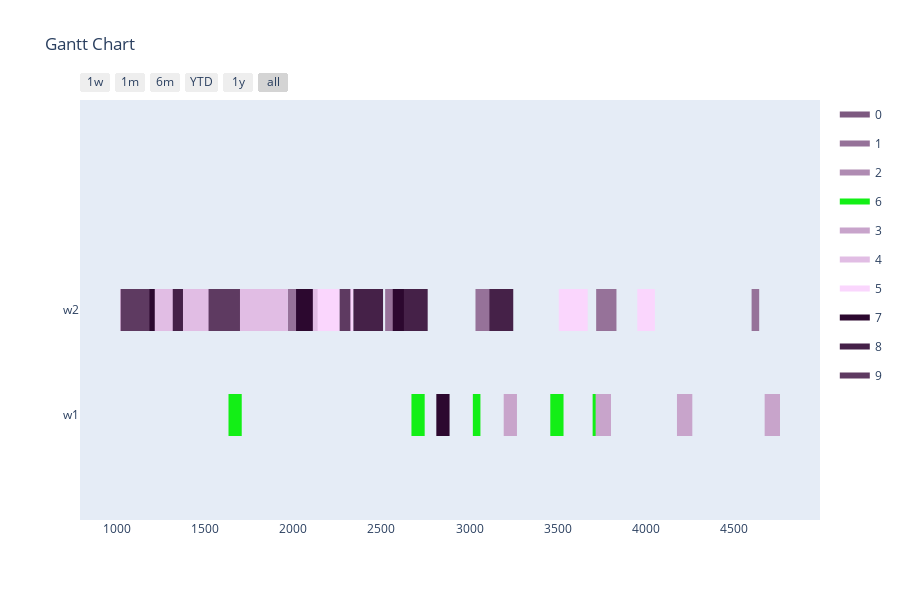

Notebook code cell kept with this figure:
### Markdown cell above
Config 1 - Test with One Point Crossover

### Code cell
optimizer = BaseGA(env)
optimizer.set_minimize()
# optional (in this case, all options given are the default option, if the configuration step is skipped)
optimizer.configure('tardiness', 'onepointcrossover', 'roulettewheel', 'randomize')
# choose an input generator (optional) -> decides how the data gets converted into the optimizer format
# optimizer.set_input_generator('SameLengthAlternativesGenerator')
# all parameters after offspring_amount are optional (in this case -> verbose=True)
result, best_fitness_history, average_fitness_history, best_generation_history, feasible_gen = optimizer.optimize(orders, max_generations, earliest_time_slot, last_time_slot, population_size, offspring_amount, verbose=True)
workstation_assignments = reformat_result(result, orders, env)
visualize(workstation_assignments, best_fitness_history, average_fitness_history, best_generation_history, feasible_gen)

### Figure 1 — Plotly figure (JSON) as saved in the notebook; plotly's stock layout.template omitted (floating-point values rounded to 4 significant figures)
{"data": [{"fill": "toself", "fillcolor": "rgb(125, 89, 128)", "hoverinfo": "name", "legendgroup": "rgb(125, 89, 128)", "mode": "none", "name": "0", "type": "scatter", "x": [741, 794, 794, 741, 741, 1135, 1179, 1179, 1135, 1135, 531, 575, 575, 531, 531, 899, 952, 952, 899], "y": [0.8, 0.8, 1.2, 1.2, null, 0.8, 0.8, 1.2, 1.2, null, 0.8, 0.8, 1.2, 1.2, null, 0.8, 0.8, 1.2, 1.2]}, {"fill": "toself", "fillcolor": "rgb(150, 114, 153)", "hoverinfo": "name", "legendgroup": "rgb(150, 114, 153)", "mode": "none", "name": "1", "type": "scatter", "x": [3718, 3833, 3833, 3718, 3718, 4599, 4642, 4642, 4599, 4599, 2522, 2647, 2647, 2522, 2522, 997, 1055, 1055, 997, 997, 1136, 1271, 1271, 1136, 1136, 1915, 2040, 2040, 1915, 1915, 3034, 3169, 3169, 3034], "y": [0.8, 0.8, 1.2, 1.2, null, 0.8, 0.8, 1.2, 1.2, null, 0.8, 0.8, 1.2, 1.2, null, 0.8, 0.8, 1.2, 1.2, null, 0.8, 0.8, 1.2, 1.2, null, 0.8, 0.8, 1.2, 1.2, null, 0.8, 0.8, 1.2, 1.2]}, {"fill": "toself", "fillcolor": "rgb(175, 139, 178)", "hoverinfo": "name", "legendgroup": "rgb(175, 139, 178)", "mode": "none", "name": "2", "type": "scatter", "x": [1414, 1458, 1458, 1414, 1414, 1082, 1135, 1135, 1082, 1082, 1241, 1314, 1314, 1241, 1241, 1254, 1327, 1327, 1254], "y": [0.8, 0.8, 1.2, 1.2, null, 0.8, 0.8, 1.2, 1.2, null, 0.8, 0.8, 1.2, 1.2, null, 0.8, 0.8, 1.2, 1.2]}, {"fill": "toself", "fillcolor": "rgb(19, 239, 22)", "hoverinfo": "name", "legendgroup": "rgb(19, 239, 22)", "mode": "none", "name": "6", "type": "scatter", "x": [2053, 2148, 2148, 2053, 2053, 1634, 1709, 1709, 1634, 1634, 3019, 3062, 3062, 3019, 3019, 3458, 3533, 3533, 3458, 3458, 3698, 3773, 3773, 3698, 3698, 2671, 2746, 2746, 2671], "y": [0.8, 0.8, 1.2, 1.2, null, -0.2, -0.2, 0.2, 0.2, null, -0.2, -0.2, 0.2, 0.2, null, -0.2, -0.2, 0.2, 0.2, null, -0.2, -0.2, 0.2, 0.2, null, -0.2, -0.2, 0.2, 0.2]}, {"fill": "toself", "fillcolor": "rgb(200, 164, 203)", "hoverinfo": "name", "legendgroup": "rgb(200, 164, 203)", "mode": "none", "name": "3", "type": "scatter", "x": [326, 409, 409, 326, 326, 4176, 4263, 4263, 4176, 4176, 210, 253, 253, 210, 210, 4673, 4760, 4760, 4673, 4673, 3194, 3269, 3269, 3194, 3194, 3715, 3802, 3802, 3715], "y": [0.8, 0.8, 1.2, 1.2, null, -0.2, -0.2, 0.2, 0.2, null, -0.2, -0.2, 0.2, 0.2, null, -0.2, -0.2, 0.2, 0.2, null, -0.2, -0.2, 0.2, 0.2, null, -0.2, -0.2, 0.2, 0.2]}, {"fill": "toself", "fillcolor": "rgb(225, 189, 228)", "hoverinfo": "name", "legendgroup": "rgb(225, 189, 228)", "mode": "none", "name": "4", "type": "scatter", "x": [975, 1019, 1019, 975, 975, 258, 331, 331, 258, 258, 2083, 2156, 2156, 2083, 2083, 396, 449, 449, 396], "y": [0.8, 0.8, 1.2, 1.2, null, 0.8, 0.8, 1.2, 1.2, null, 0.8, 0.8, 1.2, 1.2, null, 0.8, 0.8, 1.2, 1.2]}, {"fill": "toself", "fillcolor": "rgb(250, 214, 253)", "hoverinfo": "name", "legendgroup": "rgb(250, 214, 253)", "mode": "none", "name": "5", "type": "scatter", "x": [2139, 2264, 2264, 2139, 2139, 602, 717, 717, 602, 602, 2279, 2340, 2340, 2279, 2279, 3951, 3994, 3994, 3951, 3951, 3990, 4051, 4051, 3990, 3990, 3506, 3564, 3564, 3506, 3506, 3535, 3670, 3670, 3535], "y": [0.8, 0.8, 1.2, 1.2, null, 0.8, 0.8, 1.2, 1.2, null, 0.8, 0.8, 1.2, 1.2, null, 0.8, 0.8, 1.2, 1.2, null, 0.8, 0.8, 1.2, 1.2, null, 0.8, 0.8, 1.2, 1.2, null, 0.8, 0.8, 1.2, 1.2]}, {"fill": "toself", "fillcolor": "rgb(44, 8, 47)", "hoverinfo": "name", "legendgroup": "rgb(44, 8, 47)", "mode": "none", "name": "7", "type": "scatter", "x": [1572, 1667, 1667, 1572, 1572, 2017, 2112, 2112, 2017, 2017, 1121, 1216, 1216, 1121, 1121, 2565, 2648, 2648, 2565, 2565, 2812, 2887, 2887, 2812, 2812, 607, 694, 694, 607], "y": [0.8, 0.8, 1.2, 1.2, null, 0.8, 0.8, 1.2, 1.2, null, 0.8, 0.8, 1.2, 1.2, null, 0.8, 0.8, 1.2, 1.2, null, -0.2, -0.2, 0.2, 0.2, null, -0.2, -0.2, 0.2, 0.2]}, {"fill": "toself", "fillcolor": "rgb(69, 33, 72)", "hoverinfo": "name", "legendgroup": "rgb(69, 33, 72)", "mode": "none", "name": "8", "type": "scatter", "x": [636, 771, 771, 636, 636, 237, 298, 298, 237, 237, 3113, 3248, 3248, 3113, 3113, 2342, 2400, 2400, 2342, 2342, 2628, 2763, 2763, 2628, 2628, 2395, 2510, 2510, 2395, 2395, 1318, 1376, 1376, 1318], "y": [0.8, 0.8, 1.2, 1.2, null, 0.8, 0.8, 1.2, 1.2, null, 0.8, 0.8, 1.2, 1.2, null, 0.8, 0.8, 1.2, 1.2, null, 0.8, 0.8, 1.2, 1.2, null, 0.8, 0.8, 1.2, 1.2, null, 0.8, 0.8, 1.2, 1.2]}, {"fill": "toself", "fillcolor": "rgb(94, 58, 97)", "hoverinfo": "name", "legendgroup": "rgb(94, 58, 97)", "mode": "none", "name": "9", "type": "scatter", "x": [1023, 1066, 1066, 1023, 1023, 1521, 1656, 1656, 1521, 1521, 756, 896, 896, 756, 756, 1564, 1699, 1699, 1564, 1564, 241, 366, 366, 241, 241, 2264, 2325, 2325, 2264, 2264, 1051, 1186, 1186, 1051], "y": [0.8, 0.8, 1.2, 1.2, null, 0.8, 0.8, 1.2, 1.2, null, 0.8, 0.8, 1.2, 1.2, null, 0.8, 0.8, 1.2, 1.2, null, 0.8, 0.8, 1.2, 1.2, null, 0.8, 0.8, 1.2, 1.2, null, 0.8, 0.8, 1.2, 1.2]}, {"legendgroup": "rgb(125, 89, 128)", "marker": {"color": "rgb(125, 89, 128)", "opacity": 0, "size": 1}, "mode": "markers", "name": "", "showlegend": false, "text": [null, null, null, null, null, null, null, null], "type": "scatter", "x": [741, 794, 1135, 1179, 531, 575, 899, 952], "y": [1, 1, 1, 1, 1, 1, 1, 1]}, {"legendgroup": "rgb(150, 114, 153)", "marker": {"color": "rgb(150, 114, 153)", "opacity": 0, "size": 1}, "mode": "markers", "name": "", "showlegend": false, "text": [null, null, null, null, null, null, null, null, null, null, null, null, null, null], "type": "scatter", "x": [3718, 3833, 4599, 4642, 2522, 2647, 997, 1055, 1136, 1271, 1915, 2040, 3034, 3169], "y": [1, 1, 1, 1, 1, 1, 1, 1, 1, 1, 1, 1, 1, 1]}, {"legendgroup": "rgb(175, 139, 178)", "marker": {"color": "rgb(175, 139, 178)", "opacity": 0, "size": 1}, "mode": "markers", "name": "", "showlegend": false, "text": [null, null, null, null, null, null, null, null], "type": "scatter", "x": [1414, 1458, 1082, 1135, 1241, 1314, 1254, 1327], "y": [1, 1, 1, 1, 1, 1, 1, 1]}, {"legendgroup": "rgb(19, 239, 22)", "marker": {"color": "rgb(19, 239, 22)", "opacity": 0, "size": 1}, "mode": "markers", "name": "", "showlegend": false, "text": [null, null, null, null, null, null, null, null, null, null, null, null], "type": "scatter", "x": [2053, 2148, 1634, 1709, 3019, 3062, 3458, 3533, 3698, 3773, 2671, 2746], "y": [1, 1, 0, 0, 0, 0, 0, 0, 0, 0, 0, 0]}, {"legendgroup": "rgb(200, 164, 203)", "marker": {"color": "rgb(200, 164, 203)", "opacity": 0, "size": 1}, "mode": "markers", "name": "", "showlegend": false, "text": [null, null, null, null, null, null, null, null, null, null, null, null], "type": "scatter", "x": [326, 409, 4176, 4263, 210, 253, 4673, 4760, 3194, 3269, 3715, 3802], "y": [1, 1, 0, 0, 0, 0, 0, 0, 0, 0, 0, 0]}, {"legendgroup": "rgb(225, 189, 228)", "marker": {"color": "rgb(225, 189, 228)", "opacity": 0, "size": 1}, "mode": "markers", "name": "", "showlegend": false, "text": [null, null, null, null, null, null, null, null], "type": "scatter", "x": [975, 1019, 258, 331, 2083, 2156, 396, 449], "y": [1, 1, 1, 1, 1, 1, 1, 1]}, {"legendgroup": "rgb(250, 214, 253)", "marker": {"color": "rgb(250, 214, 253)", "opacity": 0, "size": 1}, "mode": "markers", "name": "", "showlegend": false, "text": [null, null, null, null, null, null, null, null, null, null, null, null, null, null], "type": "scatter", "x": [2139, 2264, 602, 717, 2279, 2340, 3951, 3994, 3990, 4051, 3506, 3564, 3535, 3670], "y": [1, 1, 1, 1, 1, 1, 1, 1, 1, 1, 1, 1, 1, 1]}, {"legendgroup": "rgb(44, 8, 47)", "marker": {"color": "rgb(44, 8, 47)", "opacity": 0, "size": 1}, "mode": "markers", "name": "", "showlegend": false, "text": [null, null, null, null, null, null, null, null, null, null, null, null], "type": "scatter", "x": [1572, 1667, 2017, 2112, 1121, 1216, 2565, 2648, 2812, 2887, 607, 694], "y": [1, 1, 1, 1, 1, 1, 1, 1, 0, 0, 0, 0]}, {"legendgroup": "rgb(69, 33, 72)", "marker": {"color": "rgb(69, 33, 72)", "opacity": 0, "size": 1}, "mode": "markers", "name": "", "showlegend": false, "text": [null, null, null, null, null, null, null, null, null, null, null, null, null, null], "type": "scatter", "x": [636, 771, 237, 298, 3113, 3248, 2342, 2400, 2628, 2763, 2395, 2510, 1318, 1376], "y": [1, 1, 1, 1, 1, 1, 1, 1, 1, 1, 1, 1, 1, 1]}, {"legendgroup": "rgb(94, 58, 97)", "marker": {"color": "rgb(94, 58, 97)", "opacity": 0, "size": 1}, "mode": "markers", "name": "", "showlegend": false, "text": [null, null, null, null, null, null, null, null, null, null, null, null, null, null], "type": "scatter", "x": [1023, 1066, 1521, 1656, 756, 896, 1564, 1699, 241, 366, 2264, 2325, 1051, 1186], "y": [1, 1, 1, 1, 1, 1, 1, 1, 1, 1, 1, 1, 1, 1]}], "layout": {"height": 600, "hovermode": "closest", "showlegend": true, "title": {"text": "Gantt Chart"}, "xaxis": {"rangeselector": {"buttons": [{"count": 7, "label": "1w", "step": "day", "stepmode": "backward"}, {"count": 1, "label": "1m", "step": "month", "stepmode": "backward"}, {"count": 6, "label": "6m", "step": "month", "stepmode": "backward"}, {"count": 1, "label": "YTD", "step": "year", "stepmode": "todate"}, {"count": 1, "label": "1y", "step": "year", "stepmode": "backward"}, {"step": "all"}]}, "showgrid": false, "type": "date", "zeroline": false}, "yaxis": {"autorange": false, "range": [-1, 3], "showgrid": false, "ticktext": ["w1", "w2"], "tickvals": [0, 1], "zeroline": false}}}
